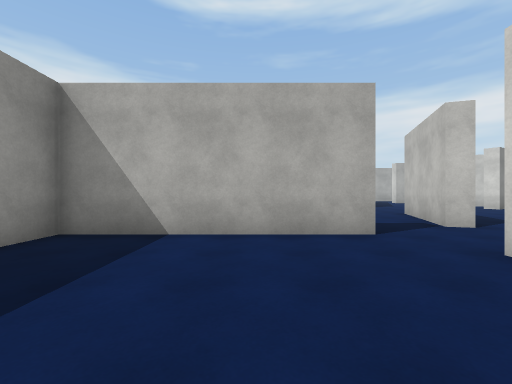
view 1 (above)

23 first-person views from a walk through a Unity game level. The camera is 1.4 m above the floor, looks level and sees 90° across. The floor is counted in squares, 2 m on a side. Each view is taken from the middle of a square. On the plan, view 1 faces up. The plan holds only what a view shows up to about 9 squares ahead; the rest is blank. The player character is not drawn. Some animated figures are left out. Surface patterns are stand-ins for the level's own textures.

view 2
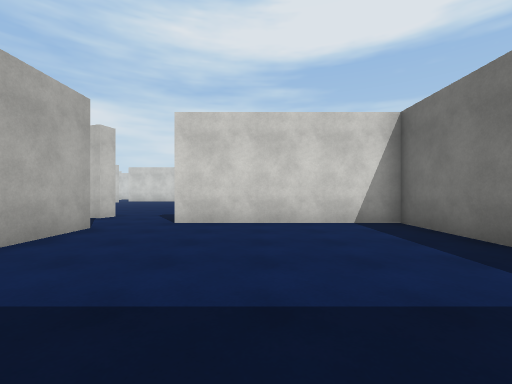

view 3
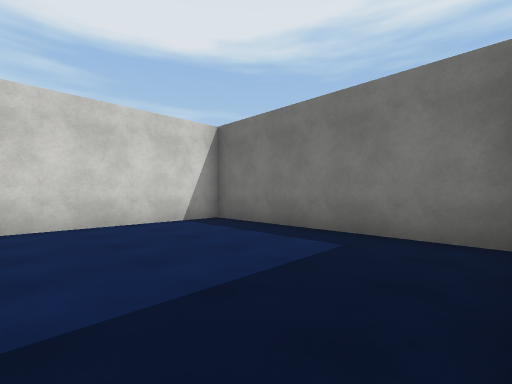

view 4
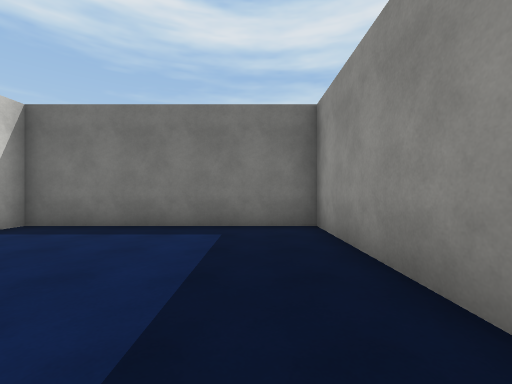

view 5
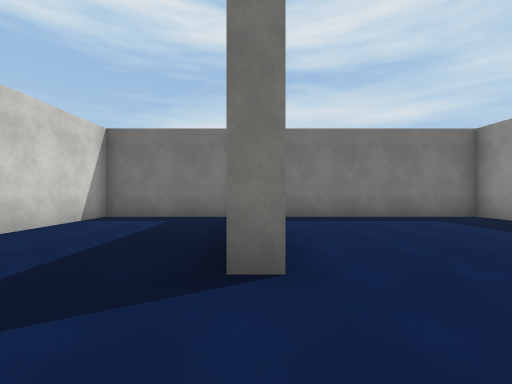

view 6
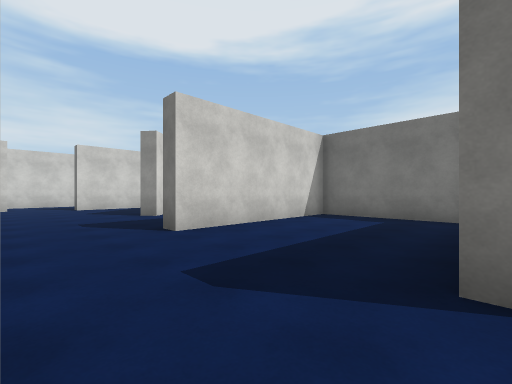

view 7
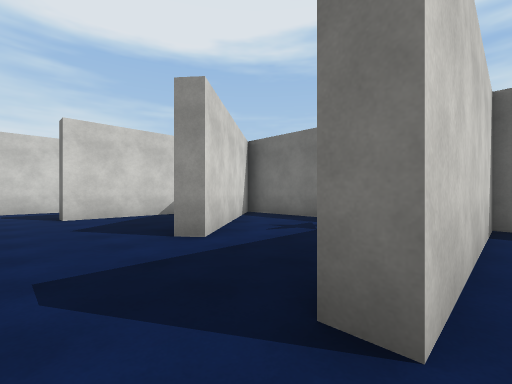

view 8
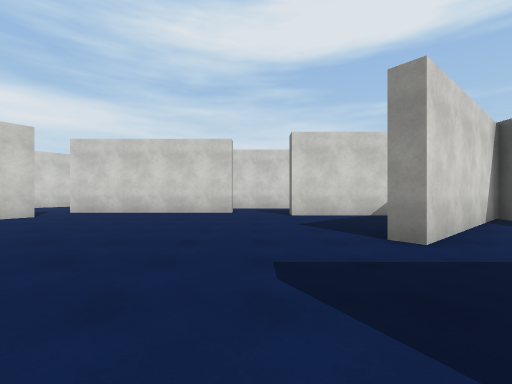

view 9
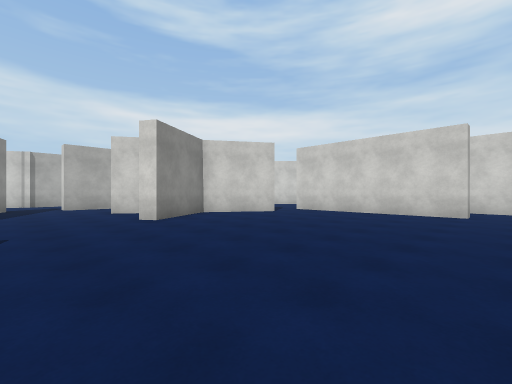

view 10
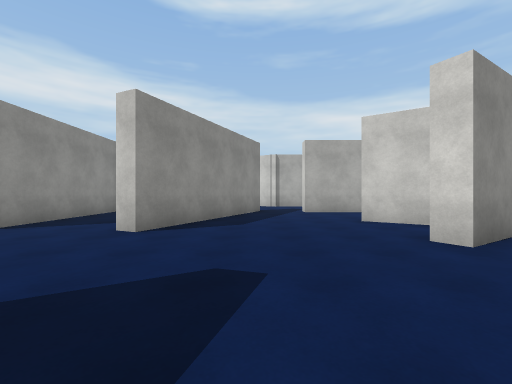

view 11
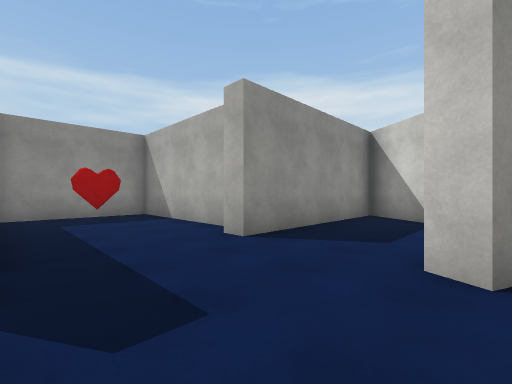

view 12
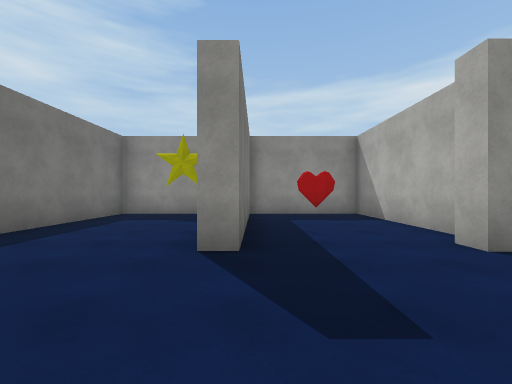

view 13
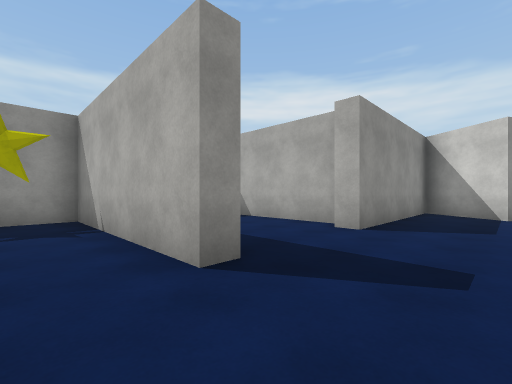

view 14
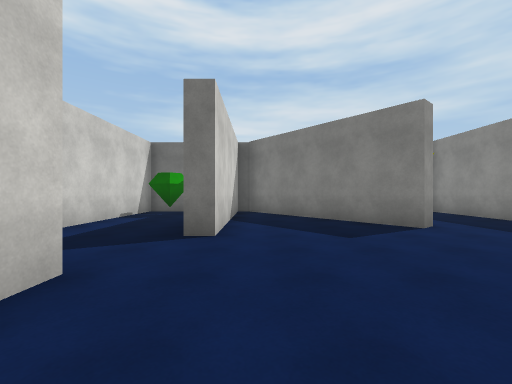

view 15
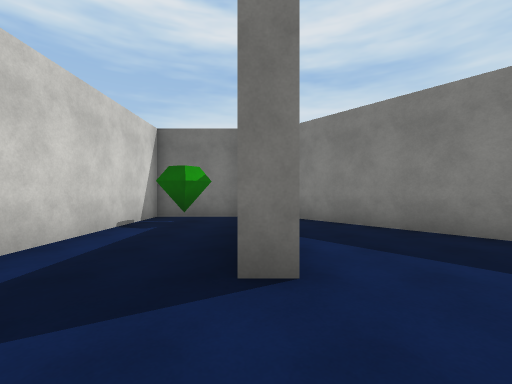

view 16
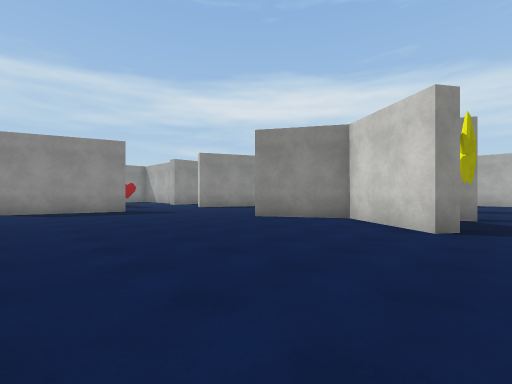

view 17
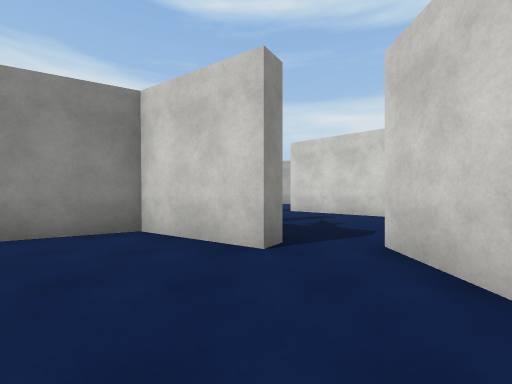

view 18
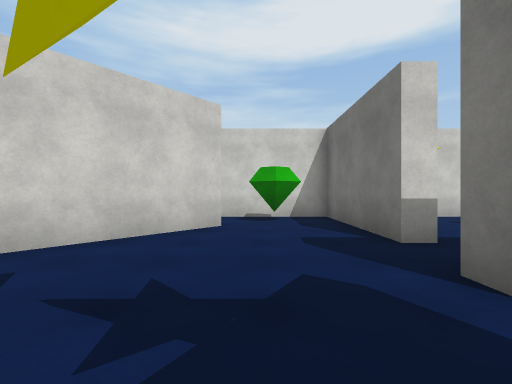

view 19
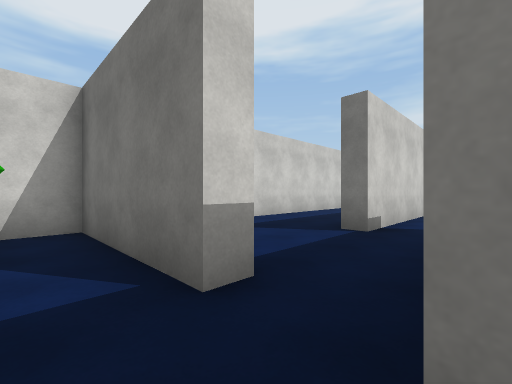

view 20
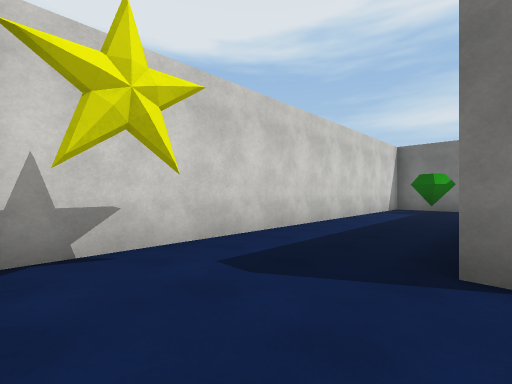

view 21
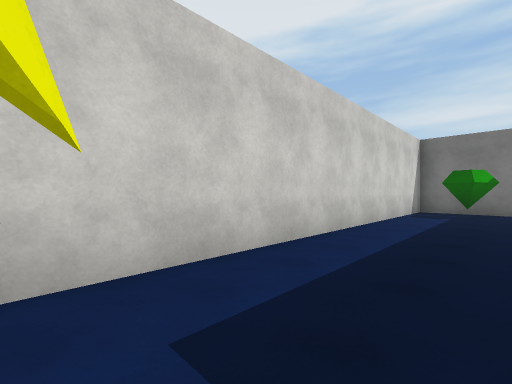

view 22
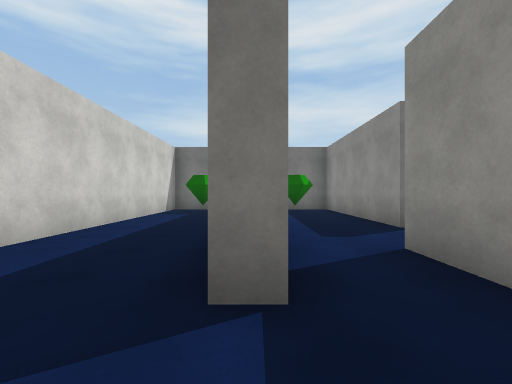

view 23
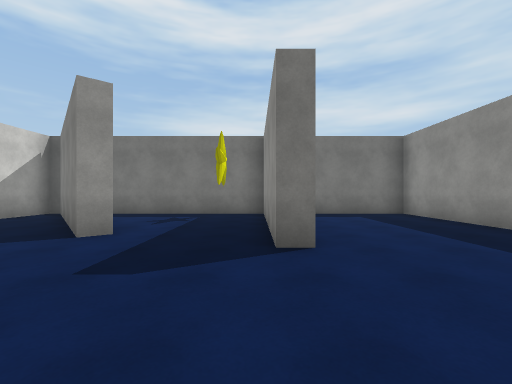

### Floor plan
Ten units are one square. View 1 is at (0, 0); x grows to the right and y downward. Boxes are objects, and circles mark ways between rooms. Rooms are numbered by the first view taken in them; rooms with no view inside come last. Other rooms are left out.
<svg viewBox="-38 -174 255 202">
<path fill="none" stroke="#000" d="M-33 -18 -33 23 27 23 27 -28M20 -42 -33 -42 -33 -32M53 -80 43 -50 38 -51 48 -83M27 -28 32 -28M32 -12 32 23 72 23 72 -28 77 -28 77 20M107 -124 95 -132M60 -139 49 -115 44 -117M78 23 137 23 104 -17 108 -21 141 20M12 -123 -33 -123 -33 -88M144 -106 141 -101 119 -116 97 -102 95 -107M157 -48 157 -103M40 -155 20 -169 20 -117 15 -117M-26 -88 20 -88 20 -83 -33 -83 -33 -47 8 -47M146 22 146 -28 151 -28 151 10M155 23 178 23 178 -44M157 -103 162 -103M145 -131 140 -128M178 -44 178 -64 184 -64M161 -62 161 -48M175 -95 175 -100M190 23 212 23 212 -90"/>
<rect x="165" y="5" width="10" height="10" fill="#bbb"><title>other object</title></rect>
<rect x="195" y="5" width="10" height="10" fill="#bbb"><title>other object</title></rect>
<circle cx="25" cy="-35" r="3" fill="#2a7"/>
<circle cx="150" cy="-110" r="3" fill="#2a7"/>
<circle cx="170" cy="-55" r="3" fill="#2a7"/>
<circle cx="170" cy="-100" r="3" fill="#2a7"/>
<text x="-10" y="-10">1</text>
<text x="70" y="-60">2</text>
<text x="160" y="-120">3</text>
<text x="190" y="-40">4</text>
</svg>
Room 1 opens to room 2. Room 2 opens to room 3. Room 2 opens to room 4. Room 3 opens to room 4.

Where each view was taken, in squares from view 1:
view 1: 0 up, 0 right, facing up
view 2: 1 up, 3 left, facing right
view 3: 2 up, 3 left, facing down-right
view 4: 3 up, 2 left, facing down
view 5: 5 up, 3 right, facing down
view 6: 5 up, 3 right, facing down-right
view 7: 4 up, 7 right, facing down-right
view 8: 4 up, 7 right, facing right
view 9: 4 up, 7 right, facing up-right
view 10: 7 up, 7 right, facing up
view 11: 9 up, 5 right, facing up-left
view 12: 9 up, 5 right, facing left
view 13: 7 up, 4 right, facing up-left
view 14: 7 up, 14 right, facing down
view 15: 5 up, 15 right, facing down
view 16: 5 up, 15 right, facing up-left
view 17: 7 up, 14 right, facing up
view 18: 12 up, 14 right, facing right
view 19: 11 up, 16 right, facing down-right
view 20: 9 up, 18 right, facing down-right
view 21: 8 up, 19 right, facing down-right
view 22: 8 up, 18 right, facing down
view 23: 6 up, 8 right, facing down
